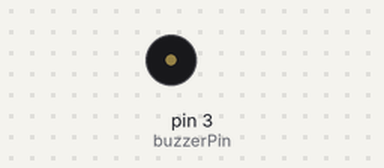
Simulated run of this sketch. Board: Arduino Uno, built with avr-gcc and run on an emulated ATmega328P. Shown: buzzer (waves = sounding, pin HIGH).

Above: at 0.5 s.
Timing chart, 0 to 3.0 s (numbered marks = the images above):
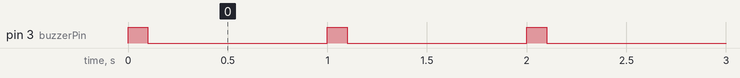

Measured:
- by itself, pin 3 (buzzerPin): alternates HIGH for 0.10 s and LOW for 0.90 s

The sketch:

L12_buzzer_test.ino
```cpp
/*
  Lesson 12
  Mission 1
*/
#define buzzerPin 3  // Replace with your buzzer's pin number

void setup() {
  pinMode(buzzerPin, OUTPUT); // Set the buzzer pin as an output
}

void loop() {
  // Beep for 0.1 seconds
  digitalWrite(buzzerPin, HIGH); // Turn the buzzer on
  delay(100); // Delay for 0.1 seconds
  digitalWrite(buzzerPin, LOW);  // Turn the buzzer off

  // Pause for 0.9 seconds
  delay(900); // Delay for 0.9 seconds
}
```
